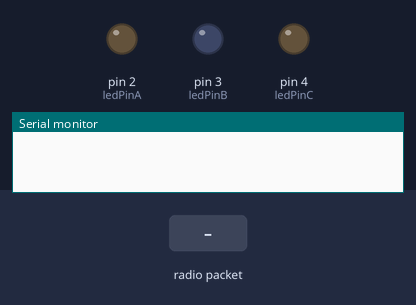
Simulated run of this sketch. Board: Arduino Uno, built with avr-gcc and run on an emulated ATmega328P. Shown: output pins drawn as LEDs (lit = HIGH), the last lines printed to the serial monitor. Inputs (shaded band) come from the test bench. No radio packets arrive unless stated.

Above: at 1.2 s.
1.3 s: radio packet "a" arrives
At 2.5 s:
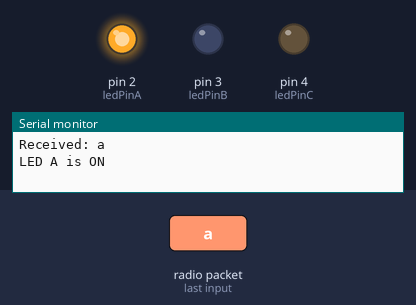
2.8 s: radio packet "b" arrives
At 3.9 s:
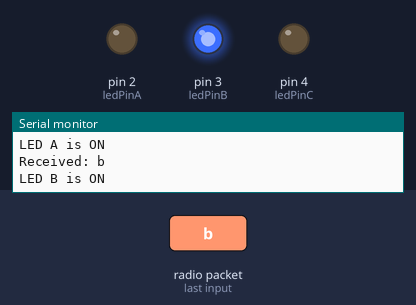
4.3 s: radio packet "c" arrives
At 5.0 s:
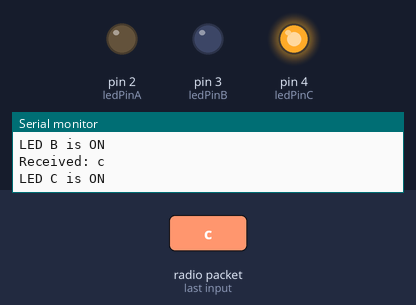
Timing chart, 0 to 7.3 s (numbered marks = the images above; inputs shaded):
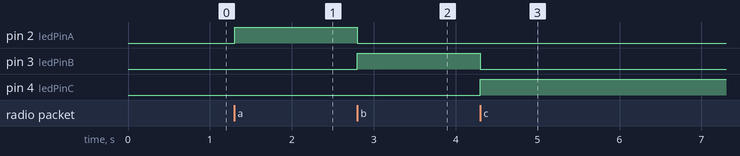

The sketch:

stylus_rx_LT.ino
```cpp
#include <VirtualWire.h>

#define ledPinA 2
#define ledPinB 3
#define ledPinC 4

void setup()
{
    Serial.begin(9600); // Initialize serial communication
    vw_set_rx_pin(11);
    vw_setup(2000);
    pinMode(ledPinA, OUTPUT);
    pinMode(ledPinB, OUTPUT);
    pinMode(ledPinC, OUTPUT);
    vw_rx_start();
}

void loop()
{
    uint8_t buf[VW_MAX_MESSAGE_LEN];
    uint8_t buflen = VW_MAX_MESSAGE_LEN;

    if (vw_get_message(buf, &buflen)) // Check if a message is received
    {
        Serial.print("Received: ");
        for (uint8_t i = 0; i < buflen; i++)
        {
            Serial.print((char)buf[i]); // Print each character of the received message
        }
        Serial.println(); // Add a newline for better readability

        // Process the received message
        if (buflen > 0)
        {
            switch (buf[0])
            {
            case 'a':
                digitalWrite(ledPinA, HIGH);
                digitalWrite(ledPinB, LOW); // Turn off other LEDs
                digitalWrite(ledPinC, LOW);
                Serial.println("LED A is ON");
                break;

            case 'b':
                digitalWrite(ledPinB, HIGH);
                digitalWrite(ledPinA, LOW); // Turn off other LEDs
                digitalWrite(ledPinC, LOW);
                Serial.println("LED B is ON");
                break;

            case 'c':
                digitalWrite(ledPinC, HIGH);
                digitalWrite(ledPinA, LOW); // Turn off other LEDs
                digitalWrite(ledPinB, LOW);
                Serial.println("LED C is ON");
                break;

            default:
                Serial.println("Unknown command received.");
                break;
            }
        }
    }
}
```

Measured:
- after the input at 1.3 s, pin 2 (ledPinA): LOW → HIGH at once
- after the input at 2.8 s, pin 2 (ledPinA): HIGH → LOW at once; pin 3 (ledPinB): LOW → HIGH at once
- after the input at 4.3 s, pin 3 (ledPinB): HIGH → LOW at once; pin 4 (ledPinC): LOW → HIGH at once
